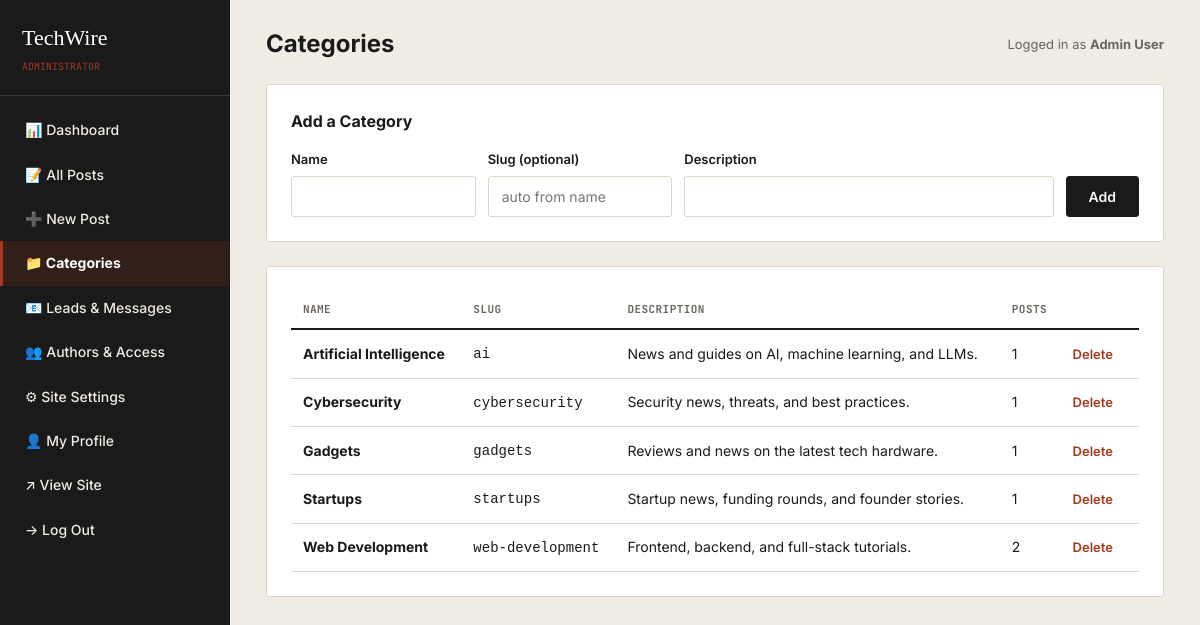
Screenshot of /admin/categories.php (signed in) with the database file from the repository.
### tables this page shows
CREATE TABLE IF NOT EXISTS categories (
    id INT AUTO_INCREMENT PRIMARY KEY,
    name VARCHAR(100) NOT NULL,
    slug VARCHAR(100) NOT NULL UNIQUE,
    description VARCHAR(255),
    created_at DATETIME DEFAULT CURRENT_TIMESTAMP
);

### includes/functions.php (called while the page is built, shortened)
<?php
function e($str) {
    return htmlspecialchars($str ?? '', ENT_QUOTES, 'UTF-8');
}

### admin/categories.php (the view, shortened to what this page needs)
<?php
require_once __DIR__ . '/../includes/config.php';
require_once __DIR__ . '/../includes/functions.php';
$categories = $pdo->query("
    SELECT c.*, COUNT(p.id) AS post_count FROM categories c
    LEFT JOIN posts p ON p.category_id = c.id GROUP BY c.id ORDER BY c.name
")->fetchAll();
require_once __DIR__ . '/includes/admin-header.php';
?>
<div class="admin-card">
  <strong>Add a Category</strong>
  <form method="post" action="" style="display:grid; grid-template-columns:1fr 1fr 2fr auto; gap:12px; align-items:end; margin-top:14px;">
    <div class="form-group" style="margin:0;"><label>Name</label><input type="text" name="name" required></div>
    <div class="form-group" style="margin:0;"><label>Slug (optional)</label><input type="text" name="slug" placeholder="auto from name"></div>
    <div class="form-group" style="margin:0;"><label>Description</label><input type="text" name="description"></div>
    <button type="submit" class="btn btn-primary">Add</button>
  </form>
</div>
<div class="admin-card">
  <table class="admin-table">
    <thead><tr><th>Name</th><th>Slug</th><th>Description</th><th>Posts</th><th></th></tr></thead>
    <tbody>
      <?php foreach ($categories as $c): ?>
      <tr>
        <td><strong><?= e($c['name']) ?></strong></td>
        <td><code><?= e($c['slug']) ?></code></td>
        <td><?= e($c['description']) ?></td>
        <td><?= (int)$c['post_count'] ?></td>
        <td class="row-actions"><a href="?delete=<?= (int)$c['id'] ?>" class="delete" data-confirm="Delete this category? Posts in it will become uncategorized.">Delete</a></td>
      </tr>
      <?php endforeach; ?>
    </tbody>
  </table>
</div>
<?php require_once __DIR__ . '/includes/admin-footer.php'; ?>

### assets/css/style.css (style rules this page uses)
:root { --ink: #1A1A1A; --paper: #FAF7F2; --paper-warm: #F1ECE3; --blue: #1E3A5F; --blue-light: #2E5481; --brick: #A33B20; --grey: #6B6560; --grey-light: #C9C2B8; --border: #DDD5C7; --white: #FFFFFF; --serif: 'Source Serif 4', Georgia, serif; --sans: 'Inter', -apple-system, sans-serif; --mono: 'JetBrains Mono', 'Courier New', monospace; --max-width: 1180px; --radius: 3px; }
* { box-sizing: border-box; }
html { scroll-behavior: smooth; }
body { margin: 0; font-family: var(--sans); color: var(--ink); background: var(--paper); line-height: 1.6; -webkit-font-smoothing: antialiased; }
a { color: var(--blue); text-decoration: none; }
.btn { display: inline-block; font-family: var(--sans); font-weight: 600; font-size: 14px; padding: 11px 22px; border-radius: var(--radius); border: 1.5px solid var(--ink); cursor: pointer; text-align: center; }
.btn-primary { background: var(--ink); color: var(--paper); }
.form-group { margin-bottom: 18px; }
.form-group label { display: block; font-size: 13px; font-weight: 600; margin-bottom: 6px; }
input[type=text], input[type=email], input[type=password], input[type=url], input[type=search], textarea, select { width: 100%; padding: 11px 13px; border: 1px solid var(--border); border-radius: var(--radius); font-family: var(--sans); font-size: 14px; background: var(--white); color: var(--ink); }
.admin-body { background: var(--paper-warm); font-family: var(--sans); }
.admin-card { background: var(--white); border: 1px solid var(--border); border-radius: var(--radius); padding: 24px; margin-bottom: 24px; }
.admin-table { width: 100%; border-collapse: collapse; font-size: 14px; }
.admin-table th { text-align: left; font-family: var(--mono); font-size: 11px; text-transform: uppercase; color: var(--grey); letter-spacing: 0.04em; padding: 10px 12px; border-bottom: 2px solid var(--ink); }
.admin-table td { padding: 12px; border-bottom: 1px solid var(--border); vertical-align: middle; }
.row-actions a { margin-right: 12px; font-size: 13px; font-weight: 600; }
.row-actions .delete { color: var(--brick); }

### rows the page displays
categories: name "Artificial Intelligence", slug "ai", description "News and guides on AI, machine learning, and LLMs.", post_count "1"
categories: name "Cybersecurity", slug "cybersecurity", description "Security news, threats, and best practices.", post_count "1"
categories: name "Gadgets", slug "gadgets", description "Reviews and news on the latest tech hardware.", post_count "1"
categories: name "Startups", slug "startups", description "Startup news, funding rounds, and founder stories.", post_count "1"
categories: name "Web Development", slug "web-development", description "Frontend, backend, and full-stack tutorials.", post_count "2"

### other values shown
$site_name "TechWire"
$page_title "Categories"
$_SESSION['user_name'] "Admin User"
